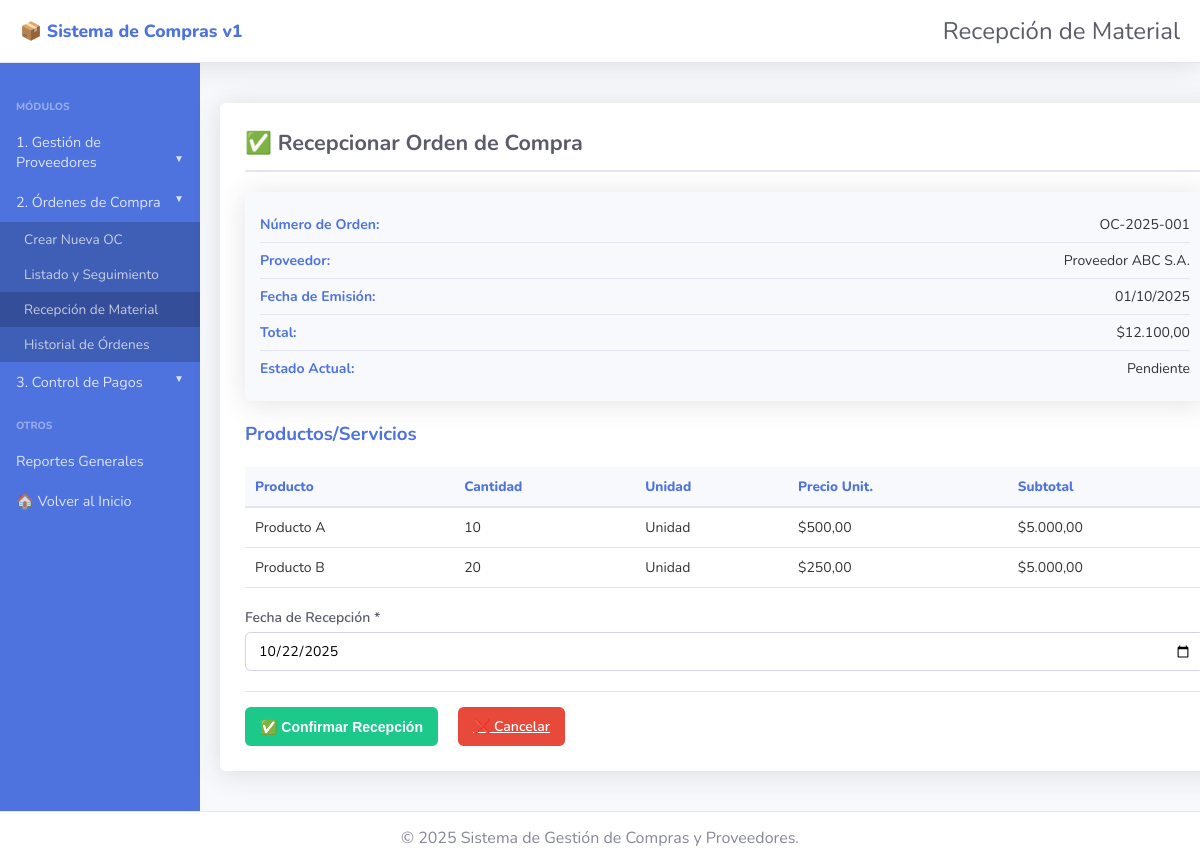
The page /ordenes/recepcion.php?id=1 on the database its author committed.
### tables this page shows
CREATE TABLE `ordenes_compra` (
  `id` int(11) NOT NULL,
  `numero_orden` varchar(50) NOT NULL,
  `id_proveedor` int(11) NOT NULL,
  `fecha_emision` date NOT NULL,
  `fecha_entrega_estimada` date DEFAULT NULL,
  `estado` enum('Pendiente','Enviada','Recibida','Cancelada') DEFAULT 'Pendiente',
  `subtotal` decimal(12,2) DEFAULT 0.00,
  `impuestos` decimal(12,2) DEFAULT 0.00,
  `total` decimal(12,2) DEFAULT 0.00,
  `observaciones` text DEFAULT NULL,
  `fecha_recepcion` date DEFAULT NULL,
  `usuario_registro` varchar(100) DEFAULT NULL,
  `fecha_registro` timestamp NOT NULL DEFAULT current_timestamp(),
  `fecha_modificacion` timestamp NOT NULL DEFAULT current_timestamp() ON UPDATE current_timestamp()
);

CREATE TABLE `proveedores` (
  `id` int(11) NOT NULL,
  `nombre` varchar(200) NOT NULL,
  `razon_social` varchar(200) DEFAULT NULL,
  `cuit` varchar(13) DEFAULT NULL,
  `contacto` varchar(100) DEFAULT NULL,
  `email` varchar(100) DEFAULT NULL,
  `telefono` varchar(20) DEFAULT NULL,
  `direccion` text DEFAULT NULL,
  `condiciones_pago` varchar(100) DEFAULT 'Contado',
  `estado` enum('Activo','Inactivo') DEFAULT 'Activo',
  `fecha_registro` timestamp NOT NULL DEFAULT current_timestamp(),
  `fecha_modificacion` timestamp NOT NULL DEFAULT current_timestamp() ON UPDATE current_timestamp()
);

CREATE TABLE `detalle_orden` (
  `id` int(11) NOT NULL,
  `id_orden` int(11) NOT NULL,
  `producto` varchar(200) NOT NULL,
  `descripcion` text DEFAULT NULL,
  `cantidad` int(11) NOT NULL,
  `unidad_medida` varchar(50) DEFAULT 'Unidad',
  `precio_unitario` decimal(12,2) NOT NULL,
  `subtotal` decimal(12,2) GENERATED ALWAYS AS (`cantidad` * `precio_unitario`) STORED,
  `fecha_registro` timestamp NOT NULL DEFAULT current_timestamp()
);

### config.php (called while the page is built, shortened)
<?php
function formatearFecha($fecha) {
    $timestamp = strtotime($fecha);
    return date('d/m/Y', $timestamp);
}
function formatearMoneda($monto) {
    return '$' . number_format($monto, 2, ',', '.');
}
?>

### ordenes/recepcion.php (the view, shortened to what this page needs)
<?php
require_once '../config.php';
$conexion = conectarDB();
if (isset($_GET['id'])) {
    $id = intval($_GET['id']);
    $sql = "SELECT o.*, p.nombre as nombre_proveedor
            FROM ordenes_compra o
            INNER JOIN proveedores p ON o.id_proveedor = p.id
            WHERE o.id = ?";
    $stmt = $conexion->prepare($sql);
    $stmt->bind_param("i", $id);
    $stmt->execute();
    $resultado = $stmt->get_result();
    $orden = $resultado->fetch_assoc();
    $sql_detalle = "SELECT * FROM detalle_orden WHERE id_orden = ?";
    $stmt_detalle = $conexion->prepare($sql_detalle);
    $stmt_detalle->bind_param("i", $id);
    $stmt_detalle->execute();
    $detalles = $stmt_detalle->get_result();
}
?>
<!DOCTYPE html>
<html lang="es">
<head>
    <link rel="stylesheet" href="../styles.css">
</head>
<body>
    <header class="navbar">
        <div class="logo">📦 Sistema de Compras v1</div>
        <div class="title">Recepción de Material</div>
    </header>
    <div class="main-container">
        <aside class="sidebar">
            <h3 class="sidebar-heading">MÓDULOS</h3>
            <div class="sidebar-module">
                <a href="#" class="sidebar-link collapsed" onclick="toggleSubmenu('proveedores', this)">1. Gestión de Proveedores</a>
            </div>
            <div class="sidebar-module">
                <a href="#" class="sidebar-link collapsed" onclick="toggleSubmenu('ordenes', this)">2. Órdenes de Compra</a>
                <ul class="submenu show" id="submenu-ordenes">
                    <li><a href="crear.php">Crear Nueva OC</a></li>
                    <li><a href="index.php">Listado y Seguimiento</a></li>
                    <li><a href="recepcion.php" style="background-color: #354e99;">Recepción de Material</a></li>
                    <li><a href="historial.php">Historial de Órdenes</a></li>
                </ul>
            </div>
            <div class="sidebar-module">
                <a href="#" class="sidebar-link collapsed" onclick="toggleSubmenu('pagos', this)">3. Control de Pagos</a>
            </div>
            <h3 class="sidebar-heading">OTROS</h3>
            <a href="../reportes/index.php" class="sidebar-link">Reportes Generales</a>
            <a href="../index.php" class="sidebar-link">🏠 Volver al Inicio</a>
        </aside>
        <main class="main-content">
            <?php if (isset($orden)): ?>
                <div class="form-container">
                    <div class="form-header">
                        <h2>✅ Recepcionar Orden de Compra</h2>
                    </div>
                    <div class="info-box">
                        <div class="info-row">
                            <span><strong>Número de Orden:</strong></span>
                            <span><?php echo htmlspecialchars($orden['numero_orden']); ?></span>
                        </div>
                        <div class="info-row">
                            <span><strong>Proveedor:</strong></span>
                            <span><?php echo htmlspecialchars($orden['nombre_proveedor']); ?></span>
                        </div>
                        <div class="info-row">
                            <span><strong>Fecha de Emisión:</strong></span>
                            <span><?php echo formatearFecha($orden['fecha_emision']); ?></span>
                        </div>
                        <div class="info-row">
                            <span><strong>Total:</strong></span>
                            <span><?php echo formatearMoneda($orden['total']); ?></span>
                        </div>
                        <div class="info-row">
                            <span><strong>Estado Actual:</strong></span>
                            <span><?php echo $orden['estado']; ?></span>
                        </div>
                    </div>
                    <h3 style="color: #4e73df; margin-bottom: 15px;">Productos/Servicios</h3>
                    <table class="productos-table">
                        <thead>
                            <tr>
                                <th>Producto</th>
                                <th>Cantidad</th>
                                <th>Unidad</th>
                                <th>Precio Unit.</th>
                                <th>Subtotal</th>
                            </tr>
                        </thead>
                        <tbody>
                            <?php while ($detalle = $detalles->fetch_assoc()): ?>
                                <tr>
                                    <td><?php echo htmlspecialchars($detalle['producto']); ?></td>
                                    <td><?php echo $detalle['cantidad']; ?></td>
                                    <td><?php echo htmlspecialchars($detalle['unidad_medida']); ?></td>
                                    <td><?php echo formatearMoneda($detalle['precio_unitario']); ?></td>
                                    <td><?php echo formatearMoneda($detalle['subtotal']); ?></td>
                                </tr>
                            <?php endwhile; ?>
                        </tbody>
                    </table>
                    <form method="POST" action="">
                        <div class="form-group">
                            <label>Fecha de Recepción *</label>
                            <input type="date" name="fecha_recepcion" class="form-control" value="<?php echo date('Y-m-d'); ?>" required>
                        </div>
                        <div class="form-actions">
                            <button type="submit" name="recepcionar" class="btn-success">✅ Confirmar Recepción</button>
                            <a href="index.php" class="btn-danger">❌ Cancelar</a>
                        </div>
                    </form>
                </div>
            <?php endif; ?>
        </main>
    </div>
    <footer class="footer">
        <p>&copy; 2025 Sistema de Gestión de Compras y Proveedores.</p>
    </footer>
</body>
</html>

### styles.css (style rules this page uses)
body { font-family: 'Nunito', sans-serif; margin: 0; padding: 0; background-color: #f8f9fc; color: #333; }
.main-container { display: flex; min-height: calc(100vh - 70px); }
.navbar { background-color: white; box-shadow: 0 0.15rem 1.75rem 0 rgba(58, 59, 69, 0.15); padding: 15px 20px; display: flex; justify-content: space-between; align-items: center; border-bottom: 1px solid #e3e6f0; }
.navbar .logo { font-size: 1.1em; font-weight: 800; color: #4e73df; }
.navbar .title { font-size: 1.5em; font-weight: 400; color: #5a5c69; }
.sidebar { width: 200px; background-color: #4e73df; color: white; padding-top: 20px; flex-shrink: 0; }
.sidebar-heading { color: rgba(255, 255, 255, 0.4); font-size: 0.65rem; padding: 0 1rem; margin-bottom: 0.5rem; margin-top: 1rem; font-weight: 800; }
.sidebar-module { margin-bottom: 0; }
.sidebar-link { display: block; color: rgba(255, 255, 255, 0.8); padding: 10px 1rem; text-decoration: none; font-size: 0.9rem; font-weight: 400; transition: background-color 0.2s; cursor: pointer; }
.sidebar-link.collapsed::after { content: ' ▼'; float: right; font-size: 0.7em; }
.submenu { list-style: none; padding: 0; margin: 0; background-color: #3f5eb5; display: none; }
.submenu.show { display: block; }
.submenu li a { display: block; padding: 8px 1.5rem; font-size: 0.85rem; color: rgba(255, 255, 255, 0.7); text-decoration: none; }
.main-content { flex-grow: 1; padding: 20px; }
.info-box { background-color: white; padding: 20px; border-radius: 0.35rem; box-shadow: 0 0.15rem 1.75rem 0 rgba(58, 59, 69, 0.15); }
.btn-primary, .btn-danger, .btn-success, .btn-info { padding: 10px 15px; border: none; border-radius: 0.35rem; color: white; cursor: pointer; margin-right: 10px; font-weight: 600; font-size: 0.875rem; transition: all 0.15s; }
.btn-danger { background-color: #e74a3b; }
.btn-success { background-color: #1cc88a; }
.footer { background-color: white; color: #858796; text-align: center; padding: 15px 0; border-top: 1px solid #e3e6f0; }
.footer p { margin: 0; }

### ordenes/recepcion.php (style rules this page uses)
.form-container { background-color: white; padding: 25px; border-radius: 0.35rem; box-shadow: 0 0.15rem 1.75rem 0 rgba(58, 59, 69, 0.15); margin: 20px auto; width: 100%; max-width: 1051px; }
.form-header { margin-bottom: 20px; padding-bottom: 12px; border-bottom: 2px solid #e3e6f0; }
.form-header h2 { color: #5a5c69; font-size: 1.35rem; font-weight: 700; margin: 0; }
.info-box { background-color: #f8f9fc; padding: 15px; border-radius: 0.35rem; margin-bottom: 20px; }
.info-row { display: flex; justify-content: space-between; padding: 8px 0; border-bottom: 1px solid #e3e6f0; font-size: 0.875rem; }
.info-row:last-child { border-bottom: none; }
.info-row strong { color: #4e73df; }
.form-group { margin-bottom: 15px; }
.form-group label { display: block; margin-bottom: 5px; color: #5a5c69; font-weight: 600; font-size: 0.875rem; }
.form-control { width: 100%; padding: 8px 12px; border: 1px solid #d1d3e2; border-radius: 0.35rem; font-size: 0.875rem; font-family: 'Nunito', sans-serif; box-sizing: border-box; }
.productos-table { width: 100%; border-collapse: collapse; margin: 20px 0; }
.productos-table th { background-color: #f8f9fc; padding: 10px; text-align: left; font-size: 0.85rem; font-weight: 800; color: #4e73df; border-bottom: 2px solid #e3e6f0; }
.productos-table td { padding: 10px; border-bottom: 1px solid #e3e6f0; font-size: 0.875rem; }
.form-actions { display: flex; gap: 10px; margin-top: 20px; padding-top: 15px; border-top: 1px solid #e3e6f0; }

### rows shown on the page
ordenes_compra: numero_orden "OC-2025-001", id_proveedor.nombre "Proveedor ABC S.A.", fecha_emision "01/10/2025", total "$12.100,00", estado "Pendiente"
detalle_orden: producto "Producto A", cantidad "10", unidad_medida "Unidad", precio_unitario "$500,00", subtotal "$5.000,00"
detalle_orden: producto "Producto B", cantidad "20", unidad_medida "Unidad", precio_unitario "$250,00", subtotal "$5.000,00"
